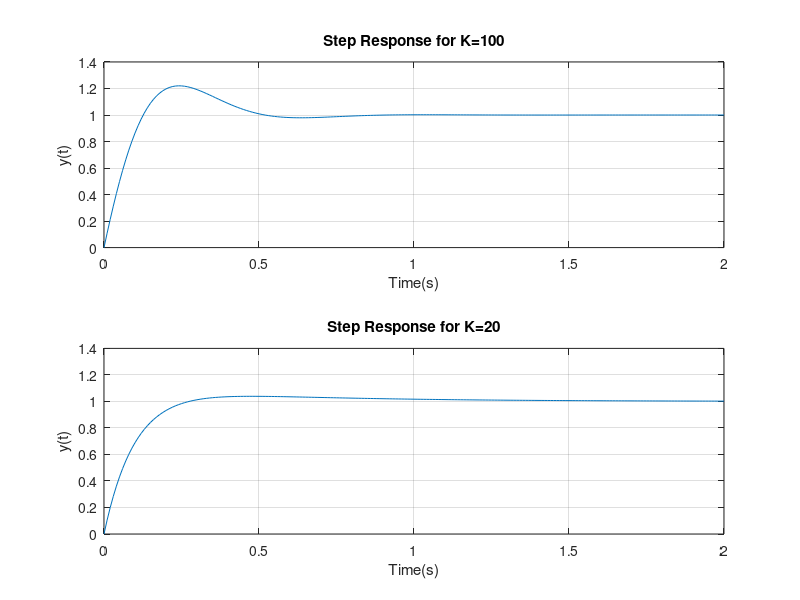

The MATLAB source for this figure:
% Response to a ;Unit Step Input R(s) = 1/s for K = 20 and K = 100
%
numg = [1];
deng = [1 1 0];
sysg = tf(numg, deng);
K1 = 100;
K2 = 20;
num1 = [11 K1];
num2 = [11 K2];
den = [0 1];
sys1 = tf(num1, den);
sys2 = tf(num2, den);
%
sysa = series(sys1, sysg);
sysb = series(sys2, sysg);
sysc = feedback(sysa, [1]);
sysd = feedback(sysb, [1]);
%
t = [0:0.01:2.0];
[y1, t] = step(sysc, t);
[y2, t] = step(sysd, t);
subplot(211);
plot(t, y1);
title('Step Response for K=100');
xlabel('Time(s)');
ylabel('y(t)');
grid;
subplot(212);
plot(t, y2);
title('Step Response for K=20');
xlabel('Time(s)');
ylabel('y(t)');
grid;